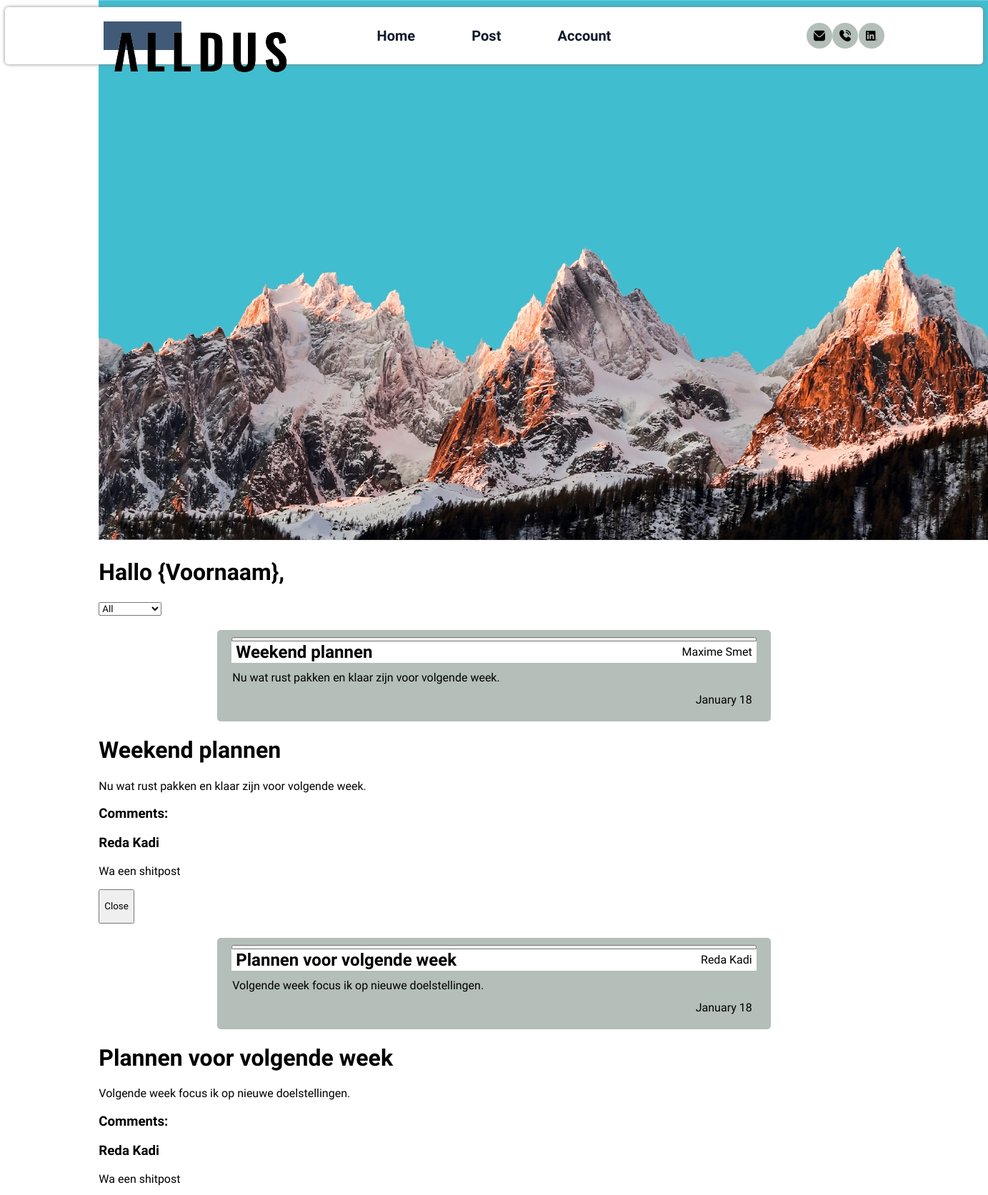
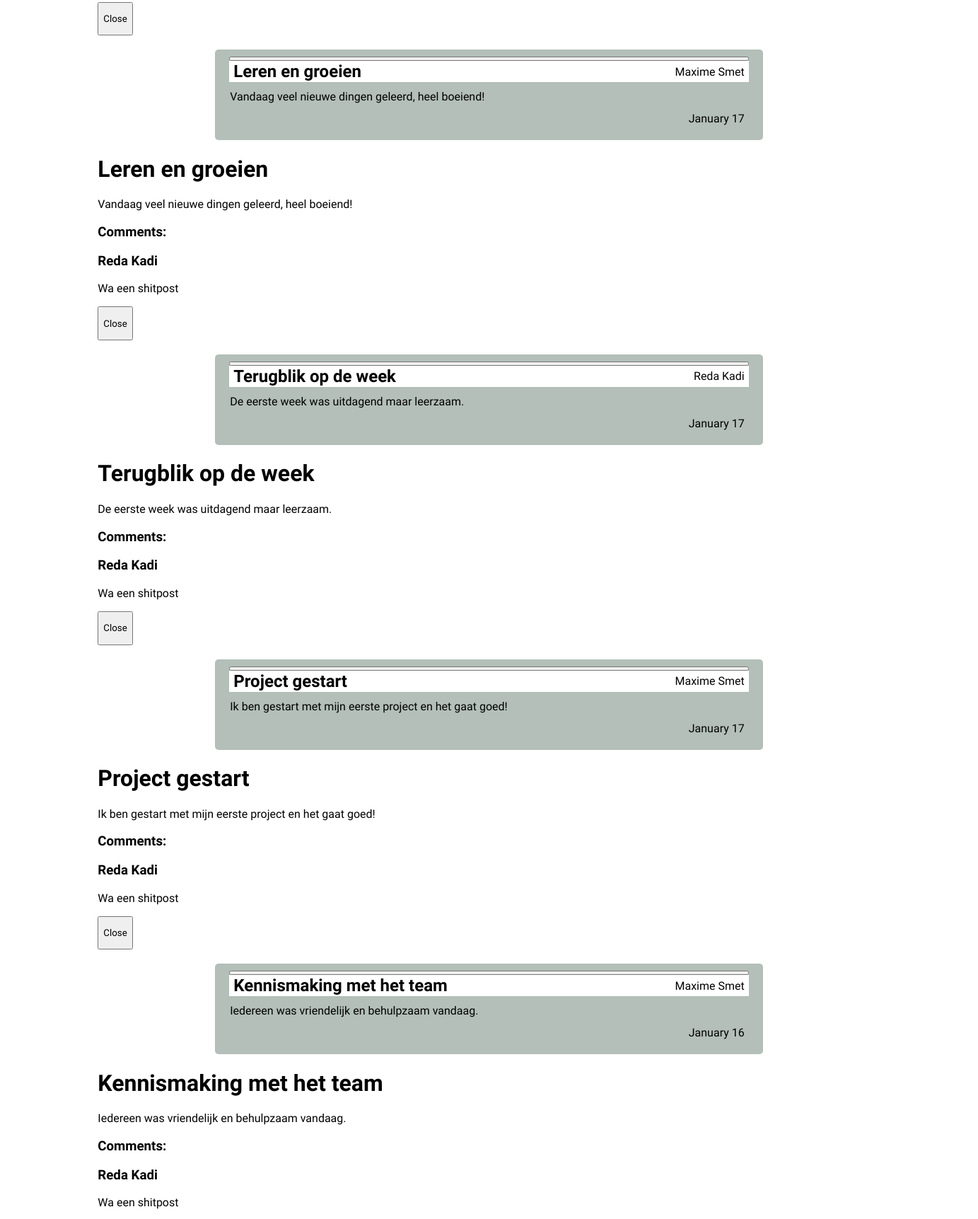
The page / (upper part) on the database its author committed (2 pictures, top to bottom).
### tables this page shows
CREATE TABLE `tblposts` (
  `PostID` int NOT NULL AUTO_INCREMENT,
  `UserID` int NOT NULL,
  `Title` varchar(100) NOT NULL,
  `Content` text NOT NULL,
  `CreatedAt` timestamp NULL DEFAULT CURRENT_TIMESTAMP,
  PRIMARY KEY (`PostID`),
  KEY `UserID` (`UserID`),
  CONSTRAINT `tblposts_ibfk_1` FOREIGN KEY (`UserID`) REFERENCES `tblusers` (`UserID`) ON DELETE CASCADE
);

### index.php (the view, shortened to what this page needs)
<!DOCTYPE html>
<html lang="nl">
	<head>
        <link rel="stylesheet" type="text/css" href="css/style.css">
    </head>
    <body>
		<nav>
			<a href="index.php" id="logo"><img src="Icons/Alldus-logo.png.webp"></a>
			<ul id="main-nav-buttons">
				<li><a href="./index.php">Home</a></li>
				<li><a href="./create-post.php">Post</a></li>
				<li><a href="./login.php">Account</a></li>
			</ul>
			<ul id="social-nav-buttons">
				<li><img class="social-nav-img" src="Icons/envelope.png"/></li>
				<li><img class="social-nav-img" src="Icons/phone-call.png"/></li>
				<li><img class="social-nav-img" src="Icons/linkedin.png"/></li>
			</ul>
		</nav>
		<main style="margin-top: 0px;">
			<img id="background" src="Icons/AlldusBackground.jpg"/>
			<div id="front-page">
				<h1 id='hallo-gebruiker'>Hallo {Voornaam},</h1>
			</div>
			<form method="POST" action="index.php" class="blog-section">
				<select name="datums" id="blogDatums" onchange="this.form.submit()">
					<option value="all" <?php if(!isset($_SESSION['datums'])) {echo " selected";}?>>All</option>
				</select>
			</form>
			<?php
				$conn = new mysqli("10.30.199.62", "guest", "guestPassword", "stagebedrijf");
				$query = "SELECT tblposts.PostID, tblusers.UserID, CONCAT(tblusers.FirstName, ' ', tblusers.LastName) AS FullName, tblposts.Title, tblposts.Content, DATE_FORMAT(tblposts.CreatedAt, '%M %e') AS CreatedAt FROM tblposts LEFT JOIN tblusers ON tblposts.UserID = tblusers.UserID";
				$query .= " ORDER BY tblposts.CreatedAt DESC";
				$sql = $conn->prepare($query);
				$sql->execute();
				$sqlResult = $sql->get_result();
				if($sqlResult->num_rows > 0) {
					while($row = $sqlResult->fetch_assoc()) {
						echo'
						<div class="blog-post">
							<button class="openBtn" id="btn'.$row['PostID'].'"></button>
							<table>
								<tr class="blog-header">
									<td><h2 class="blog-title">'.$row['Title'].'</h2></td>
									<td><p class="blog-writer">'.$row['FullName'].'</p></td>
								</tr>
								<tr>
									<td colspan="2"><p class="blog-content">'.$row['Content'].'</p></td>
								</tr>
								<tr>
									<td></td>
									<td><p class="blog-writer">'.$row['CreatedAt'].'</p></td>
								</tr>
							</table>
						</div>
						<div class="expanded-blog-post" id="ex'.$row['PostID'].'">
							<h1 class="ex-blog-title">'.$row['Title'].'</h1>
							<p class="ex-blog-content">'.$row['Content'].'</p>
							<h3 class="ex-blog-subtitle">Comments:</h3>
							<div class="comment">
								<h3>Reda Kadi</h3>
								<p>Wa een shitpost</p>
							</div>
							<button class="ex-blog-close-btn" id="btnClose'.$row['PostID'].'"><p>Close</p></button>
							';
						echo '</div>';
					}
				}
				?>
		</main>
    </body>
</html>

### css/style.css (style rules this page uses)
* { font-family: "Sarala", serif; }
*, *::before, *::after { box-sizing: border-box; }
body, html { height: 100%; margin: 0; }
body { width: 100%; display: flex; justify-content: center; background-size: cover; background-repeat: no-repeat; background-position: center; }
nav { width: 99vw; height: 80px; padding-left: 10vw; padding-right: 10vw; background-color: white; display: flex; align-items: center; justify-content: space-between; position: fixed; box-shadow: 0px 0px 5px gray; border-radius: 5px; margin-top: 10px; z-index: 5; }
nav ul { margin: 0; padding: 0; list-style-type: none; display: inline-flex; justify-content: space-between; }
nav #logo { width: 10%; height: 40px; background-color: #415a77; color: white; font-weight: bolder; font-size: 15px; text-align: center; align-content: center; }
nav #main-nav-buttons { width: 30%; min-width: 20%; }
nav #main-nav-buttons li a { font-size: 20px; text-decoration: none; color: #0d1b2a; font-weight: bolder; }
nav #social-nav-buttons { width: 10%; }
nav #social-nav-buttons li { display: inline; border-radius: 50%; background-color: #b3bfb8; padding: 10px; width: 36px; height: 36px; display: flex; justify-content: center; align-items: center; }
nav #social-nav-buttons li .social-nav-img { width: 100%; height: 100%; }
main { margin-top: 100px; width: 80vw; }
main .blog-post { margin: 20px auto; width: 70%; background-color: #b3bfb8; padding: 10px 20px 0; border-radius: 5px; display: flex; flex-direction: column; }
main .blog-post .blog-header { background-color: white; border-radius: 5px; }
main .blog-post table { width: 100%; border-collapse: collapse; margin-bottom: 20px; }
main .blog-post .blog-title { margin: 0px; margin-left: 5px; }
main .blog-post .blog-writer { text-align: right; margin: 0px; margin-right: 5px; }
main .blog-post .blog-content { margin: 10px 0; }

### rows shown on the page
tblposts: Title "Weekend plannen", FullName "Maxime Smet", Content "Nu wat rust pakken en klaar zijn voor volgende week.", CreatedAt "January 18"
tblposts: Title "Plannen voor volgende week", FullName "Reda Kadi", Content "Volgende week focus ik op nieuwe doelstellingen.", CreatedAt "January 18"
tblposts: Title "Leren en groeien", FullName "Maxime Smet", Content "Vandaag veel nieuwe dingen geleerd, heel boeiend!", CreatedAt "January 17"
tblposts: Title "Terugblik op de week", FullName "Reda Kadi", Content "De eerste week was uitdagend maar leerzaam.", CreatedAt "January 17"
tblposts: Title "Project gestart", FullName "Maxime Smet", Content "Ik ben gestart met mijn eerste project en het gaat goed!", CreatedAt "January 17"
tblposts: Title "Kennismaking met het team", FullName "Maxime Smet", Content "Iedereen was vriendelijk en behulpzaam vandaag.", CreatedAt "January 16"
